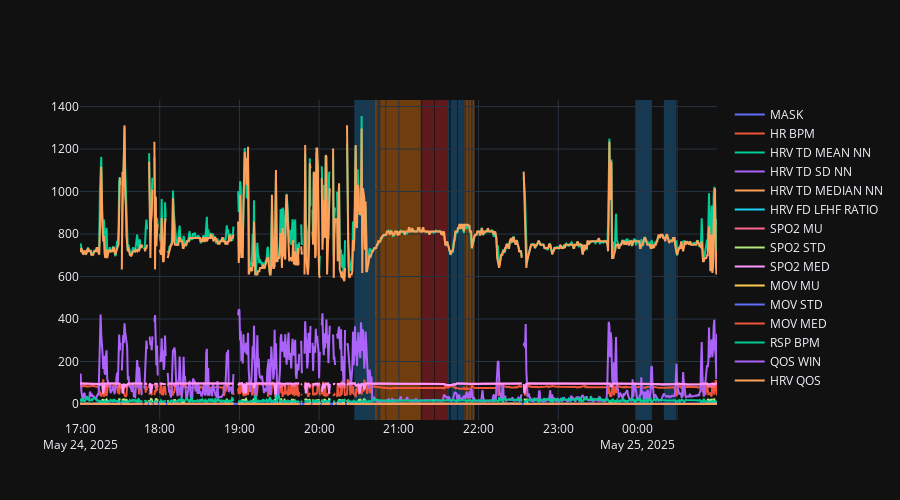

The notebook cell this image was saved under:
### Code cell
fig = go.Figure()
fig.add_trace(go.Scatter(x=ts, y=y_mask, name="MASK"))
for f in range(features.shape[1]):
    name = feat_names[f].upper().replace("_", " ")
    feat_y = np.where(y_mask == 1, features[:data_len, f], np.nan)
    fig.add_trace(go.Scatter(x=ts, y=feat_y, name=name))
sleep_bounds = np.concatenate(([0], np.diff(y_true).nonzero()[0]+1))
for i in range(1, len(sleep_bounds)):
    start = sleep_bounds[i-1]
    stop = sleep_bounds[i]
    stage = y_true[start]
    color = class_colors[stage]
    if stage > 0:
        fig.add_vrect(x0=ts[start], x1=ts[stop], fillcolor=color, opacity=0.4, layer="below", line_width=0)
# END FOR
fig.update_layout(template="plotly_dark", height=500)
fig.show()

### Figure 1 — Plotly figure (JSON) as saved in the notebook; plotly's stock layout.template omitted (floating-point values rounded to 4 significant figures; data arrays with more than 128 entries replaced by an {"elided": "..."} marker saying what was removed)
{"data": [{"name": "MASK", "type": "scatter", "x": {"elided": "960 str values"}, "y": {"elided": "960 int values"}}, {"name": "HR BPM", "type": "scatter", "x": {"elided": "960 str values"}, "y": {"elided": "960 float values"}}, {"name": "HRV TD MEAN NN", "type": "scatter", "x": {"elided": "960 str values"}, "y": {"elided": "960 float values"}}, {"name": "HRV TD SD NN", "type": "scatter", "x": {"elided": "960 str values"}, "y": {"elided": "960 float values"}}, {"name": "HRV TD MEDIAN NN", "type": "scatter", "x": {"elided": "960 str values"}, "y": {"elided": "960 float values"}}, {"name": "HRV FD LFHF RATIO", "type": "scatter", "x": {"elided": "960 str values"}, "y": {"elided": "960 float values"}}, {"name": "SPO2 MU", "type": "scatter", "x": {"elided": "960 str values"}, "y": {"elided": "960 float values"}}, {"name": "SPO2 STD", "type": "scatter", "x": {"elided": "960 str values"}, "y": {"elided": "960 float values"}}, {"name": "SPO2 MED", "type": "scatter", "x": {"elided": "960 str values"}, "y": {"elided": "960 float values"}}, {"name": "MOV MU", "type": "scatter", "x": {"elided": "960 str values"}, "y": {"elided": "960 float values"}}, {"name": "MOV STD", "type": "scatter", "x": {"elided": "960 str values"}, "y": {"elided": "960 float values"}}, {"name": "MOV MED", "type": "scatter", "x": {"elided": "960 str values"}, "y": {"elided": "960 float values"}}, {"name": "RSP BPM", "type": "scatter", "x": {"elided": "960 str values"}, "y": {"elided": "960 float values"}}, {"name": "QOS WIN", "type": "scatter", "x": {"elided": "960 str values"}, "y": {"elided": "960 float values"}}, {"name": "HRV QOS", "type": "scatter", "x": {"elided": "960 str values"}, "y": {"elided": "960 float values"}}], "layout": {"height": 500, "shapes": [{"fillcolor": "#1f77b4", "layer": "below", "line": {"width": 0}, "opacity": 0.4, "type": "rect", "x0": "2025-05-24T20:26:30", "x1": "2025-05-24T20:38:00", "xref": "x", "y0": 0, "y1": 1, "yref": "y domain"}, {"fillcolor": "#ff7f0e", "layer": "below", "line": {"width": 0}, "opacity": 0.4, "type": "rect", "x0": "2025-05-24T20:38:00", "x1": "2025-05-24T20:38:30", "xref": "x", "y0": 0, "y1": 1, "yref": "y domain"}, {"fillcolor": "#1f77b4", "layer": "below", "line": {"width": 0}, "opacity": 0.4, "type": "rect", "x0": "2025-05-24T20:38:30", "x1": "2025-05-24T20:42:00", "xref": "x", "y0": 0, "y1": 1, "yref": "y domain"}, {"fillcolor": "#ff7f0e", "layer": "below", "line": {"width": 0}, "opacity": 0.4, "type": "rect", "x0": "2025-05-24T20:42:00", "x1": "2025-05-24T20:43:30", "xref": "x", "y0": 0, "y1": 1, "yref": "y domain"}, {"fillcolor": "#1f77b4", "layer": "below", "line": {"width": 0}, "opacity": 0.4, "type": "rect", "x0": "2025-05-24T20:43:30", "x1": "2025-05-24T20:44:00", "xref": "x", "y0": 0, "y1": 1, "yref": "y domain"}, {"fillcolor": "#ff7f0e", "layer": "below", "line": {"width": 0}, "opacity": 0.4, "type": "rect", "x0": "2025-05-24T20:44:00", "x1": "2025-05-24T20:44:30", "xref": "x", "y0": 0, "y1": 1, "yref": "y domain"}, {"fillcolor": "#1f77b4", "layer": "below", "line": {"width": 0}, "opacity": 0.4, "type": "rect", "x0": "2025-05-24T20:44:30", "x1": "2025-05-24T20:46:00", "xref": "x", "y0": 0, "y1": 1, "yref": "y domain"}, {"fillcolor": "#ff7f0e", "layer": "below", "line": {"width": 0}, "opacity": 0.4, "type": "rect", "x0": "2025-05-24T20:46:00", "x1": "2025-05-24T20:50:00", "xref": "x", "y0": 0, "y1": 1, "yref": "y domain"}, {"fillcolor": "#1f77b4", "layer": "below", "line": {"width": 0}, "opacity": 0.4, "type": "rect", "x0": "2025-05-24T20:50:00", "x1": "2025-05-24T20:50:30", "xref": "x", "y0": 0, "y1": 1, "yref": "y domain"}, {"fillcolor": "#ff7f0e", "layer": "below", "line": {"width": 0}, "opacity": 0.4, "type": "rect", "x0": "2025-05-24T20:50:30", "x1": "2025-05-24T21:16:30", "xref": "x", "y0": 0, "y1": 1, "yref": "y domain"}, {"fillcolor": "#1f77b4", "layer": "below", "line": {"width": 0}, "opacity": 0.4, "type": "rect", "x0": "2025-05-24T21:16:30", "x1": "2025-05-24T21:17:00", "xref": "x", "y0": 0, "y1": 1, "yref": "y domain"}, {"fillcolor": "#d62728", "layer": "below", "line": {"width": 0}, "opacity": 0.4, "type": "rect", "x0": "2025-05-24T21:17:30", "x1": "2025-05-24T21:26:30", "xref": "x", "y0": 0, "y1": 1, "yref": "y domain"}, {"fillcolor": "#d62728", "layer": "below", "line": {"width": 0}, "opacity": 0.4, "type": "rect", "x0": "2025-05-24T21:27:00", "x1": "2025-05-24T21:36:30", "xref": "x", "y0": 0, "y1": 1, "yref": "y domain"}, {"fillcolor": "#1f77b4", "layer": "below", "line": {"width": 0}, "opacity": 0.4, "type": "rect", "x0": "2025-05-24T21:36:30", "x1": "2025-05-24T21:38:00", "xref": "x", "y0": 0, "y1": 1, "yref": "y domain"}, {"fillcolor": "#1f77b4", "layer": "below", "line": {"width": 0}, "opacity": 0.4, "type": "rect", "x0": "2025-05-24T21:39:00", "x1": "2025-05-24T21:44:00", "xref": "x", "y0": 0, "y1": 1, "yref": "y domain"}, {"fillcolor": "#1f77b4", "layer": "below", "line": {"width": 0}, "opacity": 0.4, "type": "rect", "x0": "2025-05-24T21:44:30", "x1": "2025-05-24T21:49:00", "xref": "x", "y0": 0, "y1": 1, "yref": "y domain"}, {"fillcolor": "#ff7f0e", "layer": "below", "line": {"width": 0}, "opacity": 0.4, "type": "rect", "x0": "2025-05-24T21:49:00", "x1": "2025-05-24T21:49:30", "xref": "x", "y0": 0, "y1": 1, "yref": "y domain"}, {"fillcolor": "#1f77b4", "layer": "below", "line": {"width": 0}, "opacity": 0.4, "type": "rect", "x0": "2025-05-24T21:49:30", "x1": "2025-05-24T21:50:30", "xref": "x", "y0": 0, "y1": 1, "yref": "y domain"}, {"fillcolor": "#ff7f0e", "layer": "below", "line": {"width": 0}, "opacity": 0.4, "type": "rect", "x0": "2025-05-24T21:50:30", "x1": "2025-05-24T21:52:30", "xref": "x", "y0": 0, "y1": 1, "yref": "y domain"}, {"fillcolor": "#1f77b4", "layer": "below", "line": {"width": 0}, "opacity": 0.4, "type": "rect", "x0": "2025-05-24T21:52:30", "x1": "2025-05-24T21:53:00", "xref": "x", "y0": 0, "y1": 1, "yref": "y domain"}, {"fillcolor": "#ff7f0e", "layer": "below", "line": {"width": 0}, "opacity": 0.4, "type": "rect", "x0": "2025-05-24T21:53:00", "x1": "2025-05-24T21:54:30", "xref": "x", "y0": 0, "y1": 1, "yref": "y domain"}, {"fillcolor": "#1f77b4", "layer": "below", "line": {"width": 0}, "opacity": 0.4, "type": "rect", "x0": "2025-05-24T21:54:30", "x1": "2025-05-24T21:55:30", "xref": "x", "y0": 0, "y1": 1, "yref": "y domain"}, {"fillcolor": "#ff7f0e", "layer": "below", "line": {"width": 0}, "opacity": 0.4, "type": "rect", "x0": "2025-05-24T21:55:30", "x1": "2025-05-24T21:57:00", "xref": "x", "y0": 0, "y1": 1, "yref": "y domain"}, {"fillcolor": "#1f77b4", "layer": "below", "line": {"width": 0}, "opacity": 0.4, "type": "rect", "x0": "2025-05-24T23:58:00", "x1": "2025-05-25T00:10:30", "xref": "x", "y0": 0, "y1": 1, "yref": "y domain"}, {"fillcolor": "#1f77b4", "layer": "below", "line": {"width": 0}, "opacity": 0.4, "type": "rect", "x0": "2025-05-25T00:19:30", "x1": "2025-05-25T00:29:00", "xref": "x", "y0": 0, "y1": 1, "yref": "y domain"}, {"fillcolor": "#1f77b4", "layer": "below", "line": {"width": 0}, "opacity": 0.4, "type": "rect", "x0": "2025-05-25T00:29:30", "x1": "2025-05-25T00:30:00", "xref": "x", "y0": 0, "y1": 1, "yref": "y domain"}]}}
